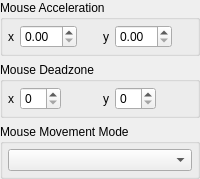
                <widget class="QWidget" name="mouse_page">
                 <layout class="QVBoxLayout" name="mouse_page_layout">
                  <property name="leftMargin">
                   <number>0</number>
                  </property>
                  <property name="topMargin">
                   <number>0</number>
                  </property>
                  <property name="rightMargin">
                   <number>0</number>
                  </property>
                  <property name="bottomMargin">
                   <number>0</number>
                  </property>
                  <item>
                   <widget class="QGroupBox" name="gb_mouse_accel">
                    <property name="title">
                     <string>Mouse Acceleration</string>
                    </property>
                    <layout class="QHBoxLayout" name="gb_mouse_accel_layout">
                     <property name="leftMargin">
                      <number>5</number>
                     </property>
                     <property name="topMargin">
                      <number>5</number>
                     </property>
                     <property name="rightMargin">
                      <number>5</number>
                     </property>
                     <property name="bottomMargin">
                      <number>5</number>
                     </property>
                     <item>
                      <widget class="QLabel" name="mouse_accel_x_label">
                       <property name="text">
                        <string>x</string>
                       </property>
                      </widget>
                     </item>
                     <item>
                      <widget class="QDoubleSpinBox" name="mouse_accel_x">
                       <property name="singleStep">
                        <double>0.100000000000000</double>
                       </property>
                      </widget>
                     </item>
                     <item>
                      <spacer name="mouse_accel_x_spacer">
                       <property name="orientation">
                        <enum>Qt::Horizontal</enum>
                       </property>
                       <property name="sizeType">
                        <enum>QSizePolicy::MinimumExpanding</enum>
                       </property>
                       <property name="sizeHint" stdset="0">
                        <size>
                         <width>0</width>
                         <height>0</height>
                        </size>
                       </property>
                      </spacer>
                     </item>
                     <item>
                      <widget class="QLabel" name="mouse_accel_y_label">
                       <property name="text">
                        <string>y</string>
                       </property>
                      </widget>
                     </item>
                     <item>
                      <widget class="QDoubleSpinBox" name="mouse_accel_y">
                       <property name="singleStep">
                        <double>0.100000000000000</double>
                       </property>
                      </widget>
                     </item>
                     <item>
                      <spacer name="mouse_accel_y_spacer">
                       <property name="orientation">
                        <enum>Qt::Horizontal</enum>
                       </property>
                       <property name="sizeType">
                        <enum>QSizePolicy::MinimumExpanding</enum>
                       </property>
                       <property name="sizeHint" stdset="0">
                        <size>
                         <width>0</width>
                         <height>0</height>
                        </size>
                       </property>
                      </spacer>
                     </item>
                    </layout>
                   </widget>
                  </item>
                  <item>
                   <widget class="QGroupBox" name="gb_mouse_dz">
                    <property name="title">
                     <string>Mouse Deadzone</string>
                    </property>
                    <layout class="QHBoxLayout" name="gb_mouse_dz_layout">
                     <property name="leftMargin">
                      <number>5</number>
                     </property>
                     <property name="topMargin">
                      <number>5</number>
                     </property>
                     <property name="rightMargin">
                      <number>5</number>
                     </property>
                     <property name="bottomMargin">
                      <number>5</number>
                     </property>
                     <item>
                      <widget class="QLabel" name="mouse_dz_x_label">
                       <property name="text">
                        <string>x</string>
                       </property>
                      </widget>
                     </item>
                     <item>
                      <widget class="QSpinBox" name="mouse_dz_x"/>
                     </item>
                     <item>
                      <spacer name="mouse_dz_x_spacer">
                       <property name="orientation">
                        <enum>Qt::Horizontal</enum>
                       </property>
                       <property name="sizeType">
                        <enum>QSizePolicy::MinimumExpanding</enum>
                       </property>
                       <property name="sizeHint" stdset="0">
                        <size>
                         <width>0</width>
                         <height>0</height>
                        </size>
                       </property>
                      </spacer>
                     </item>
                     <item>
                      <widget class="QLabel" name="mouse_dz_y_label">
                       <property name="text">
                        <string>y</string>
                       </property>
                      </widget>
                     </item>
                     <item>
                      <widget class="QSpinBox" name="mouse_dz_y"/>
                     </item>
                     <item>
                      <spacer name="mouse_dz_y_spacer">
                       <property name="orientation">
                        <enum>Qt::Horizontal</enum>
                       </property>
                       <property name="sizeType">
                        <enum>QSizePolicy::MinimumExpanding</enum>
                       </property>
                       <property name="sizeHint" stdset="0">
                        <size>
                         <width>0</width>
                         <height>0</height>
                        </size>
                       </property>
                      </spacer>
                     </item>
                    </layout>
                   </widget>
                  </item>
                  <item>
                   <widget class="QGroupBox" name="gb_mouse_movement">
                    <property name="title">
                     <string>Mouse Movement Mode</string>
                    </property>
                    <layout class="QVBoxLayout" name="gb_mouse_movement_layout">
                     <property name="leftMargin">
                      <number>5</number>
                     </property>
                     <property name="topMargin">
                      <number>5</number>
                     </property>
                     <property name="rightMargin">
                      <number>5</number>
                     </property>
                     <property name="bottomMargin">
                      <number>5</number>
                     </property>
                     <item>
                      <widget class="QComboBox" name="mouse_movement"/>
                     </item>
                    </layout>
                   </widget>
                  </item>
                  <item>
                   <spacer name="mouse_page_spacer">
                    <property name="orientation">
                     <enum>Qt::Vertical</enum>
                    </property>
                    <property name="sizeType">
                     <enum>QSizePolicy::MinimumExpanding</enum>
                    </property>
                    <property name="sizeHint" stdset="0">
                     <size>
                      <width>0</width>
                      <height>0</height>
                     </size>
                    </property>
                   </spacer>
                  </item>
                 </layout>
                </widget>
